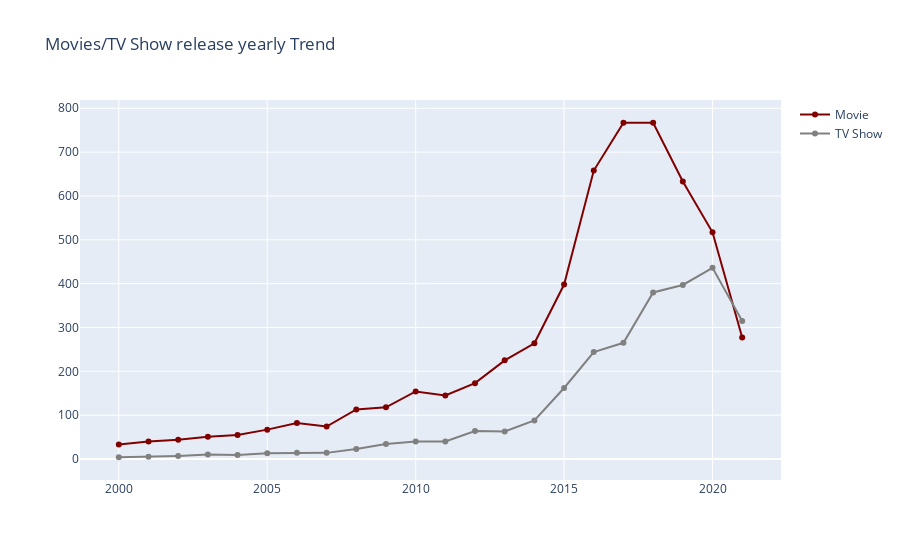

Notebook code for this chart:
### Code cell
#df_4 = df.query("type == 'Movie'")
df_4 = df.query("release_year >= 2000")
df_4 = df_4.groupby(["type","release_year"])["show_id"].count().reset_index()
df_4_movie = df_4.query("type == 'Movie'")
df_4_show = df_4.query("type == 'TV Show'")

fig = go.Figure()
fig.add_trace(go.Scatter(
    x=  df_4_movie['release_year'],
    y= df_4_movie['show_id'],
    showlegend=True,
    text = df_4_movie['show_id'], 
    
    name='Movie',
    marker_color='Maroon'    
    
))
fig.add_trace(go.Scatter(
    x=  df_4_show['release_year'],
    y= df_4_show['show_id'],
    showlegend=True,
    text = df_4_show['show_id'], 
 
    name='TV Show',
    marker_color='Grey' 
))

fig.update_traces( mode='lines+markers')
fig.update_layout(title_text = 'Movies/TV Show release yearly Trend' )
fig.show()

### Figure 1 — Plotly figure (JSON) as saved in the notebook; plotly's stock layout.template omitted (floating-point values rounded to 4 significant figures)
{"data": [{"marker": {"color": "Maroon"}, "mode": "lines+markers", "name": "Movie", "showlegend": true, "text": [33, 40, 44, 51, 55, 67, 82, 74, 113, 118, 154, 145, 173, 225, 264, 398, 658, 767, 767, 633, 517, 277], "type": "scatter", "x": [2000, 2001, 2002, 2003, 2004, 2005, 2006, 2007, 2008, 2009, 2010, 2011, 2012, 2013, 2014, 2015, 2016, 2017, 2018, 2019, 2020, 2021], "y": [33, 40, 44, 51, 55, 67, 82, 74, 113, 118, 154, 145, 173, 225, 264, 398, 658, 767, 767, 633, 517, 277]}, {"marker": {"color": "Grey"}, "mode": "lines+markers", "name": "TV Show", "showlegend": true, "text": [4, 5, 7, 10, 9, 13, 14, 14, 23, 34, 40, 40, 64, 63, 88, 162, 244, 265, 380, 397, 436, 315], "type": "scatter", "x": [2000, 2001, 2002, 2003, 2004, 2005, 2006, 2007, 2008, 2009, 2010, 2011, 2012, 2013, 2014, 2015, 2016, 2017, 2018, 2019, 2020, 2021], "y": [4, 5, 7, 10, 9, 13, 14, 14, 23, 34, 40, 40, 64, 63, 88, 162, 244, 265, 380, 397, 436, 315]}], "layout": {"title": {"text": "Movies/TV Show release yearly Trend"}}}
